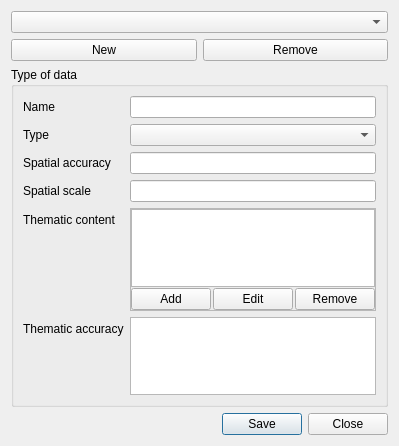
<?xml version="1.0" encoding="UTF-8"?>
<ui version="4.0">
 <class>DataTypeEditorDialog</class>
 <widget class="QDialog" name="DataTypeEditorDialog">
  <property name="geometry">
   <rect>
    <x>0</x>
    <y>0</y>
    <width>360</width>
    <height>446</height>
   </rect>
  </property>
  <property name="windowTitle">
   <string>Manage data types</string>
  </property>
  <layout class="QVBoxLayout" name="verticalLayout">
   <item>
    <widget class="QComboBox" name="cmbDatatype"/>
   </item>
   <item>
    <layout class="QHBoxLayout" name="horizontalLayout">
     <item>
      <widget class="QPushButton" name="btnNew">
       <property name="text">
        <string>New</string>
       </property>
      </widget>
     </item>
     <item>
      <widget class="QPushButton" name="btnRemove">
       <property name="text">
        <string>Remove</string>
       </property>
      </widget>
     </item>
    </layout>
   </item>
   <item>
    <widget class="QGroupBox" name="groupBox">
     <property name="title">
      <string>Type of data</string>
     </property>
     <layout class="QFormLayout" name="formLayout">
      <property name="fieldGrowthPolicy">
       <enum>QFormLayout::AllNonFixedFieldsGrow</enum>
      </property>
      <item row="0" column="0">
       <widget class="QLabel" name="label">
        <property name="text">
         <string>Name</string>
        </property>
       </widget>
      </item>
      <item row="0" column="1">
       <widget class="QLineEdit" name="leName"/>
      </item>
      <item row="1" column="0">
       <widget class="QLabel" name="label_2">
        <property name="text">
         <string>Type</string>
        </property>
       </widget>
      </item>
      <item row="1" column="1">
       <widget class="QComboBox" name="cmbType"/>
      </item>
      <item row="2" column="0">
       <widget class="QLabel" name="spatialAccuracyLabel">
        <property name="text">
         <string>Spatial accuracy</string>
        </property>
       </widget>
      </item>
      <item row="2" column="1">
       <widget class="QLineEdit" name="leSpatialAccuracy"/>
      </item>
      <item row="5" column="0">
       <widget class="QLabel" name="label_3">
        <property name="text">
         <string>Thematic accuracy</string>
        </property>
       </widget>
      </item>
      <item row="5" column="1">
       <widget class="QTextEdit" name="textThematicAccuracy"/>
      </item>
      <item row="3" column="1">
       <widget class="QLineEdit" name="leSpatialScale"/>
      </item>
      <item row="3" column="0">
       <widget class="QLabel" name="spatialScaleLabel">
        <property name="text">
         <string>Spatial scale</string>
        </property>
       </widget>
      </item>
      <item row="4" column="0">
       <widget class="QLabel" name="thematicContentLabel">
        <property name="text">
         <string>Thematic content</string>
        </property>
       </widget>
      </item>
      <item row="4" column="1">
       <widget class="QFrame" name="frame">
        <property name="frameShape">
         <enum>QFrame::StyledPanel</enum>
        </property>
        <property name="frameShadow">
         <enum>QFrame::Raised</enum>
        </property>
        <layout class="QGridLayout" name="gridLayout">
         <property name="horizontalSpacing">
          <number>2</number>
         </property>
         <property name="verticalSpacing">
          <number>1</number>
         </property>
         <property name="margin">
          <number>0</number>
         </property>
         <item row="0" column="0" colspan="3">
          <widget class="QListWidget" name="lstKeywords"/>
         </item>
         <item row="1" column="0">
          <widget class="QPushButton" name="btnAddKeyword">
           <property name="text">
            <string>Add</string>
           </property>
          </widget>
         </item>
         <item row="1" column="2">
          <widget class="QPushButton" name="btnRemoveKeyword">
           <property name="text">
            <string>Remove</string>
           </property>
          </widget>
         </item>
         <item row="1" column="1">
          <widget class="QPushButton" name="btnEditKeyword">
           <property name="text">
            <string>Edit</string>
           </property>
          </widget>
         </item>
        </layout>
       </widget>
      </item>
     </layout>
    </widget>
   </item>
   <item>
    <widget class="QDialogButtonBox" name="buttonBox">
     <property name="orientation">
      <enum>Qt::Horizontal</enum>
     </property>
     <property name="standardButtons">
      <set>QDialogButtonBox::Close|QDialogButtonBox::Save</set>
     </property>
    </widget>
   </item>
  </layout>
 </widget>
 <resources/>
 <connections>
  <connection>
   <sender>buttonBox</sender>
   <signal>accepted()</signal>
   <receiver>DataTypeEditorDialog</receiver>
   <slot>accept()</slot>
   <hints>
    <hint type="sourcelabel">
     <x>248</x>
     <y>254</y>
    </hint>
    <hint type="destinationlabel">
     <x>157</x>
     <y>274</y>
    </hint>
   </hints>
  </connection>
  <connection>
   <sender>buttonBox</sender>
   <signal>rejected()</signal>
   <receiver>DataTypeEditorDialog</receiver>
   <slot>reject()</slot>
   <hints>
    <hint type="sourcelabel">
     <x>316</x>
     <y>260</y>
    </hint>
    <hint type="destinationlabel">
     <x>286</x>
     <y>274</y>
    </hint>
   </hints>
  </connection>
 </connections>
</ui>
